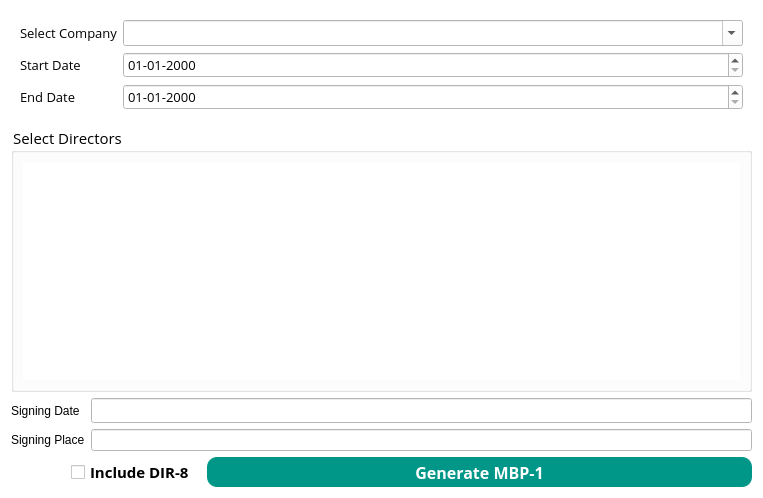
<?xml version="1.0" encoding="UTF-8"?>
<ui version="4.0">
 <class>Form</class>
 <widget class="QWidget" name="Form">
  <property name="geometry">
   <rect>
    <x>0</x>
    <y>0</y>
    <width>763</width>
    <height>498</height>
   </rect>
  </property>
  <property name="windowTitle">
   <string>Generate MBP-1</string>
  </property>
  <property name="windowIcon">
   <iconset>
    <normaloff>../Icon/logo.png</normaloff>../Icon/logo.png</iconset>
  </property>
  <property name="styleSheet">
   <string notr="true">background-color: rgb(255, 255, 255);</string>
  </property>
  <layout class="QGridLayout" name="gridLayout_2">
   <item row="0" column="0">
    <widget class="QWidget" name="widget" native="true">
     <property name="sizePolicy">
      <sizepolicy hsizetype="Preferred" vsizetype="Fixed">
       <horstretch>0</horstretch>
       <verstretch>0</verstretch>
      </sizepolicy>
     </property>
     <property name="font">
      <font>
       <family>Open Sans</family>
       <pointsize>10</pointsize>
      </font>
     </property>
     <layout class="QFormLayout" name="formLayout">
      <item row="0" column="0">
       <widget class="QLabel" name="label_2">
        <property name="font">
         <font>
          <family>Open Sans</family>
          <pointsize>10</pointsize>
          <stylestrategy>PreferAntialias</stylestrategy>
         </font>
        </property>
        <property name="text">
         <string>Select Company</string>
        </property>
        <property name="alignment">
         <set>Qt::AlignCenter</set>
        </property>
       </widget>
      </item>
      <item row="0" column="1">
       <widget class="QComboBox" name="NameField">
        <property name="sizePolicy">
         <sizepolicy hsizetype="Preferred" vsizetype="Expanding">
          <horstretch>0</horstretch>
          <verstretch>0</verstretch>
         </sizepolicy>
        </property>
        <property name="maximumSize">
         <size>
          <width>16777215</width>
          <height>30</height>
         </size>
        </property>
        <property name="font">
         <font>
          <family>Open Sans</family>
          <pointsize>10</pointsize>
          <stylestrategy>PreferAntialias</stylestrategy>
         </font>
        </property>
        <property name="editable">
         <bool>true</bool>
        </property>
       </widget>
      </item>
      <item row="1" column="0">
       <widget class="QLabel" name="label_3">
        <property name="font">
         <font>
          <family>Open Sans</family>
          <pointsize>10</pointsize>
          <stylestrategy>PreferAntialias</stylestrategy>
         </font>
        </property>
        <property name="text">
         <string>Start Date</string>
        </property>
       </widget>
      </item>
      <item row="1" column="1">
       <widget class="QDateEdit" name="startDate">
        <property name="font">
         <font>
          <family>Open Sans</family>
          <pointsize>10</pointsize>
          <stylestrategy>PreferAntialias</stylestrategy>
         </font>
        </property>
        <property name="displayFormat">
         <string>dd-MM-yyyy</string>
        </property>
       </widget>
      </item>
      <item row="2" column="0">
       <widget class="QLabel" name="label_4">
        <property name="font">
         <font>
          <family>Open Sans</family>
          <pointsize>10</pointsize>
          <stylestrategy>PreferAntialias</stylestrategy>
         </font>
        </property>
        <property name="text">
         <string>End Date</string>
        </property>
       </widget>
      </item>
      <item row="2" column="1">
       <widget class="QDateEdit" name="Enddate">
        <property name="font">
         <font>
          <family>Open Sans</family>
          <pointsize>10</pointsize>
          <stylestrategy>PreferAntialias</stylestrategy>
         </font>
        </property>
        <property name="displayFormat">
         <string>dd-MM-yyyy</string>
        </property>
       </widget>
      </item>
     </layout>
    </widget>
   </item>
   <item row="3" column="0">
    <widget class="QWidget" name="ButtonGroup" native="true">
     <property name="minimumSize">
      <size>
       <width>0</width>
       <height>30</height>
      </size>
     </property>
     <property name="maximumSize">
      <size>
       <width>16777215</width>
       <height>30</height>
      </size>
     </property>
     <property name="font">
      <font>
       <family>Open Sans</family>
      </font>
     </property>
     <layout class="QHBoxLayout" name="horizontalLayout_3">
      <property name="leftMargin">
       <number>0</number>
      </property>
      <property name="topMargin">
       <number>0</number>
      </property>
      <property name="rightMargin">
       <number>0</number>
      </property>
      <property name="bottomMargin">
       <number>0</number>
      </property>
      <item>
       <spacer name="horizontalSpacer">
        <property name="orientation">
         <enum>Qt::Horizontal</enum>
        </property>
        <property name="sizeType">
         <enum>QSizePolicy::Fixed</enum>
        </property>
        <property name="sizeHint" stdset="0">
         <size>
          <width>60</width>
          <height>20</height>
         </size>
        </property>
       </spacer>
      </item>
      <item>
       <widget class="QCheckBox" name="selectDIR">
        <property name="sizePolicy">
         <sizepolicy hsizetype="Minimum" vsizetype="Expanding">
          <horstretch>0</horstretch>
          <verstretch>0</verstretch>
         </sizepolicy>
        </property>
        <property name="maximumSize">
         <size>
          <width>130</width>
          <height>16777215</height>
         </size>
        </property>
        <property name="font">
         <font>
          <family>Open Sans</family>
          <pointsize>11</pointsize>
          <weight>75</weight>
          <bold>true</bold>
          <stylestrategy>PreferAntialias</stylestrategy>
         </font>
        </property>
        <property name="text">
         <string>Include DIR-8</string>
        </property>
       </widget>
      </item>
      <item>
       <widget class="QPushButton" name="generate">
        <property name="sizePolicy">
         <sizepolicy hsizetype="Minimum" vsizetype="Expanding">
          <horstretch>0</horstretch>
          <verstretch>0</verstretch>
         </sizepolicy>
        </property>
        <property name="font">
         <font>
          <family>Open Sans</family>
          <pointsize>12</pointsize>
          <weight>75</weight>
          <bold>true</bold>
          <stylestrategy>PreferAntialias</stylestrategy>
         </font>
        </property>
        <property name="styleSheet">
         <string notr="true">color: rgb(255, 255, 255);
background-color:rgb(0,150,136);
border-radius:10;</string>
        </property>
        <property name="text">
         <string>Generate MBP-1</string>
        </property>
       </widget>
      </item>
     </layout>
    </widget>
   </item>
   <item row="2" column="0">
    <widget class="QWidget" name="widget_2" native="true">
     <property name="minimumSize">
      <size>
       <width>0</width>
       <height>30</height>
      </size>
     </property>
     <layout class="QGridLayout" name="gridLayout_3">
      <property name="leftMargin">
       <number>0</number>
      </property>
      <property name="topMargin">
       <number>0</number>
      </property>
      <property name="rightMargin">
       <number>0</number>
      </property>
      <property name="bottomMargin">
       <number>0</number>
      </property>
      <item row="0" column="1">
       <widget class="QLineEdit" name="SignDate">
        <property name="font">
         <font>
          <family>Open Sans</family>
          <stylestrategy>PreferAntialias</stylestrategy>
         </font>
        </property>
       </widget>
      </item>
      <item row="0" column="0">
       <widget class="QLabel" name="label_5">
        <property name="font">
         <font>
          <stylestrategy>PreferAntialias</stylestrategy>
         </font>
        </property>
        <property name="text">
         <string>Signing Date</string>
        </property>
       </widget>
      </item>
      <item row="1" column="0">
       <widget class="QLabel" name="label_6">
        <property name="font">
         <font>
          <stylestrategy>PreferAntialias</stylestrategy>
         </font>
        </property>
        <property name="text">
         <string>Signing Place</string>
        </property>
       </widget>
      </item>
      <item row="1" column="1">
       <widget class="QLineEdit" name="SignPlace">
        <property name="font">
         <font>
          <stylestrategy>PreferAntialias</stylestrategy>
         </font>
        </property>
       </widget>
      </item>
     </layout>
    </widget>
   </item>
   <item row="1" column="0">
    <widget class="QGroupBox" name="groupBox">
     <property name="minimumSize">
      <size>
       <width>0</width>
       <height>50</height>
      </size>
     </property>
     <property name="font">
      <font>
       <family>Open Sans</family>
       <pointsize>11</pointsize>
       <stylestrategy>PreferAntialias</stylestrategy>
      </font>
     </property>
     <property name="title">
      <string>Select Directors</string>
     </property>
     <layout class="QGridLayout" name="gridLayout">
      <item row="0" column="0">
       <widget class="QWidget" name="SelectDirectors" native="true">
        <property name="sizePolicy">
         <sizepolicy hsizetype="Preferred" vsizetype="Expanding">
          <horstretch>0</horstretch>
          <verstretch>0</verstretch>
         </sizepolicy>
        </property>
        <layout class="QGridLayout" name="gridLayout_5">
         <item row="0" column="0">
          <layout class="QGridLayout" name="DirectorsLayout"/>
         </item>
        </layout>
       </widget>
      </item>
     </layout>
    </widget>
   </item>
  </layout>
 </widget>
 <resources/>
 <connections/>
</ui>
